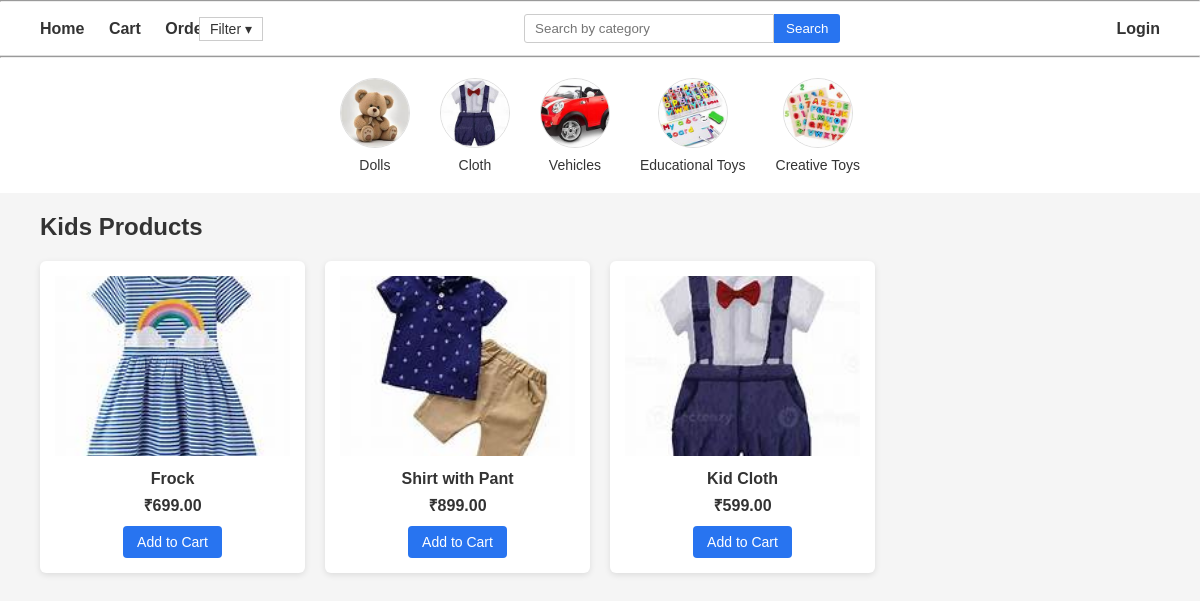
Screenshot of /?q=Cloth with the database file from the repository.
### product/models.py (models this page shows, shortened)
class Category(models.Model):
    name = models.CharField(max_length=100)
    image = models.ImageField(upload_to="categories/",null=True,blank=True)

class Product(models.Model):
    title = models.CharField(max_length=255)
    category = models.ForeignKey(Category, on_delete=models.CASCADE)
    description = models.TextField()
    price = models.DecimalField(max_digits=10, decimal_places=2)
    image = models.ImageField(upload_to='products/')

### product/views.py (the view)
# urls.py: path("", views.product_list, name="product"),
def product_list(request):
    query = request.GET.get('q')
    alpha = request.GET.get('alpha')
    min_price = request.GET.get('min')
    max_price = request.GET.get('max')
    products = Product.objects.all()
    categories = Category.objects.all()
    banners = Banner.objects.filter(is_active=True)
    show_banner = True
    no_results = False
    if query or alpha or min_price or max_price:
        show_banner = False
    if query:
        products = products.filter(category__name__icontains=query)
    if alpha:
        products = products.filter(title__istartswith=alpha)
    if min_price:
        products = products.filter(price__gte=min_price)
    if max_price:
        products = products.filter(price__lte=max_price)
    if not products.exists():
        no_results = True
    return render(request, 'products.html',
        {
            'products': products,
            "categories":categories,
            'no_results': no_results,
            'banners':banners,
            'show_banner':show_banner,
            'query': query
        }
    )

### cart/context_processors.py (called while the page is built)
def cart_item_count(request):
    if request.user.is_authenticated:
        count = Cart.objects.filter(user=request.user).count()
        return {'cart_count': count}
    return {'cart_count': 0}

### templates/products.html (shortened to what this page needs)
{% extends "base.html" %}
{% block content %}
<div class="categories">
  {% for category in categories %}
    <a href="?q={{ category.name }}">
    {% if category.image %}
    <img src="{{ category.image.url }}" width="80" height="80">
    {% endif %}
      <p>{{ category.name }}</p>
    </a>
  {% endfor %}
</div>
<h2>Kids Products</h2>
<div class="products-container">
    {% for product in products %}
    <div class="product-card">
        <img src="{{ product.image.url }}" alt="{{ product.title }}">
        <h3>{{ product.title }}</h3>
        <p>₹{{ product.price }}</p>
        <a href="{% url 'add_to_cart' product.id %}">Add to Cart</a>
    </div>
    {% endfor %}
</div>
{% endblock %}

### static/css/main.css (style rules this page uses)
* { margin: 0; padding: 0; box-sizing: border-box; font-family: Arial, Helvetica, sans-serif; }
body { background-color: #f5f5f5; color: #333; }
.categories { display: flex; justify-content: center; gap: 30px; padding: 20px; background-color: #ffffff; }
.categories a { text-align: center; text-decoration: none; color: #333; font-size: 14px; }
.categories img { width: 70px; height: 70px; border-radius: 50%; object-fit: cover; border: 1px solid #ddd; }
.categories p { margin-top: 6px; }
h2 { margin: 20px 40px; }
.products-container { display: grid; grid-template-columns: repeat(auto-fill, minmax(220px, 1fr)); gap: 20px; padding: 0 40px 40px; }
.product-card { background-color: white; border-radius: 6px; padding: 15px; text-align: center; box-shadow: 0 2px 6px rgba(0,0,0,0.1); transition: transform 0.2s; }
.product-card img { width: 100%; height: 180px; object-fit: cover; margin-bottom: 10px; }
.product-card h3 { font-size: 16px; margin-bottom: 6px; }
.product-card p { font-weight: bold; margin-bottom: 10px; }
.product-card a { display: inline-block; padding: 8px 14px; background-color: #2874f0; color: white; text-decoration: none; border-radius: 4px; font-size: 14px; }

### rows the page displays
Category: image (picture), name "Dolls"
Category: image (picture), name "Cloth"
Category: image (picture), name "Vehicles"
Category: image (picture), name "Educational Toys"
Category: image (picture), name "Creative Toys"
Product: image (picture), title "Frock", price "699.00"
Product: image (picture), title "Shirt with Pant", price "899.00"
Product: image (picture), title "Kid Cloth", price "599.00"
